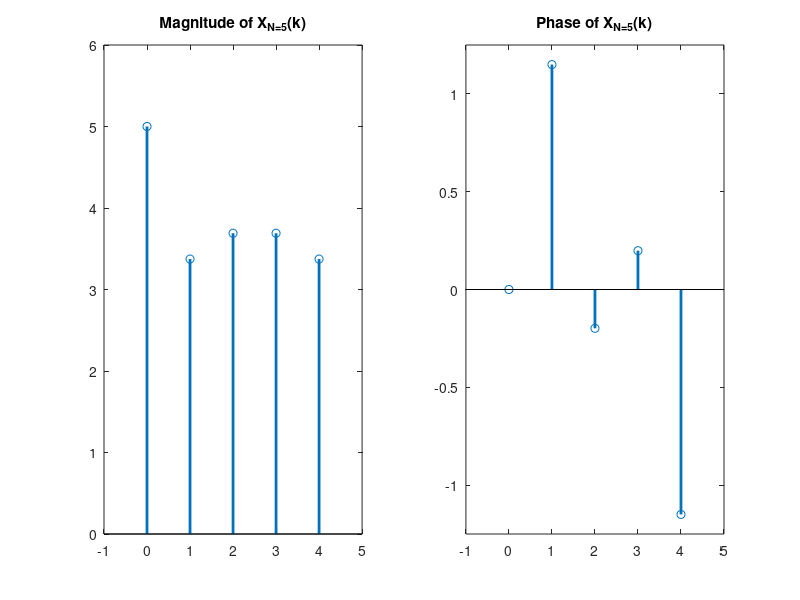
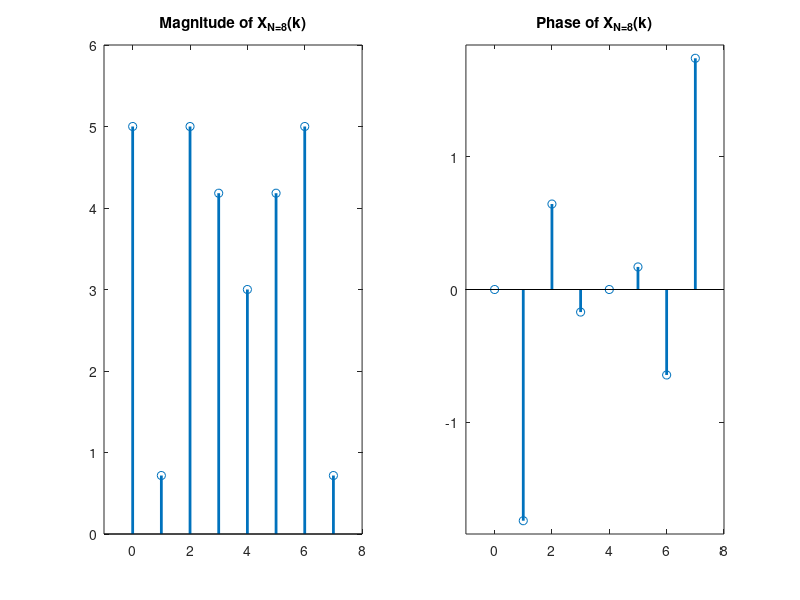
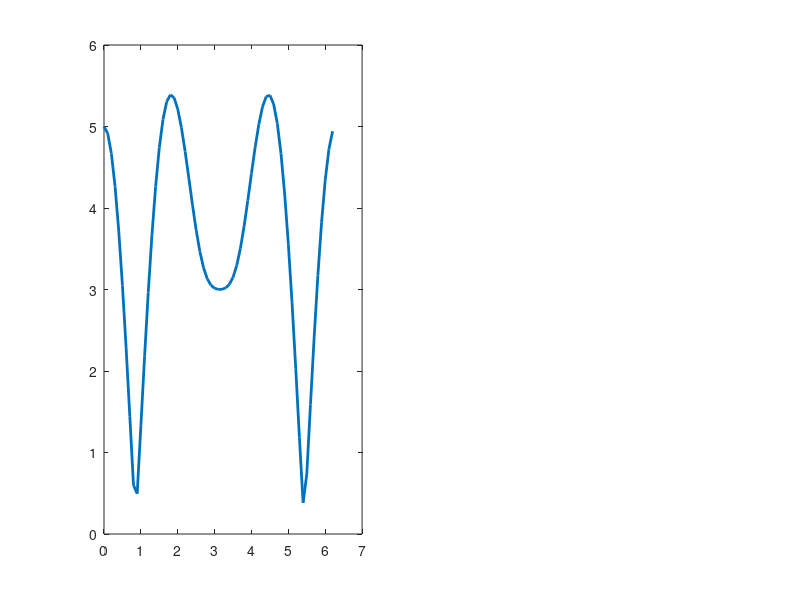

These charts were generated, in order, by the following MATLAB code: (Note: this script raises an error after producing the figures.)
clc; clear all; close all;

%DFT
N1 = 5;
n1 = 0:1:N1-1;
x1 = [3 -1 0 2 1];

X1 = fft(x1); X1 = transpose(X1)
figure(1)
subplot(1,2,1); stem(n1,abs(X1),'Linewidth',2); title('Magnitude of X_N_=_5(k)'); 
axis([-1 N1 0 max(abs(X1))+1])
subplot(1,2,2); stem(n1,angle(X1),'Linewidth',2); title('Phase of X_N_=_5(k)'); 
axis([-1 N1 min(angle(X1))-0.1 max(angle(X1))+0.1])

xx1 = ifft(X1)

%FFT
N2 = 8;
n2 = 0:1:N2-1;
x2 = [3 -1 0 2 1 0 0 0];

X2 = fft(x2); X2 = transpose(X2)
figure(2)
subplot(1,2,1); stem(n2,abs(X2),'Linewidth',2); title('Magnitude of X_N_=_8(k)'); 
axis([-1 N2 0 max(abs(X2))+1])
subplot(1,2,2); stem(n2,angle(X2),'Linewidth',2); title('Phase of X_N_=_8(k)'); 
axis([-1 N2 min(angle(X2))-0.1 max(angle(X2))+0.1])

xx2 = ifft(X2)

%DTFT
cnt=1;
for OM = 0:0.1:2*pi;   
    tmp =0;
    for indx = 0:length(x1)-1;
       tmp = tmp + x1(indx+1)*exp(-j*OM*indx); 
    end
    Xdtft(cnt) = tmp;
    OM_V(cnt) = OM;
    cnt = cnt+1;
end

figure(3)
subplot(1,2,1); plot(OM_V,abs(Xdtft),'Linewidth',2); title('Magnitude of X('+string(char(937))+')'); 
axis([0 (2*pi) 0 max(abs(Xdtft))+1]); grid on
subplot(1,2,2); plot(OM_V,angle(Xdtft),'Linewidth',2); title('Phase of X('+string(char(937))+')'); 
axis([0 (2*pi) min(angle(Xdtft))-0.1 max(angle(Xdtft))+0.1]); grid on

%----------------------------------------------------
%Comparison
figure; hold on; grid on;
n1_new = (n1*2*pi/N1);
stem(n1_new,abs(X1),'Linewidth',2);
n2_new = (n2*2*pi/N2);
stem(n2_new,abs(X2),'Linewidth',2);
plot(OM_V,abs(Xdtft),'Linewidth',2);
legend('X(k) from N=5 DFT','X(k) from N=8 DFT','X('+string(char(937))+') from DTFT')
